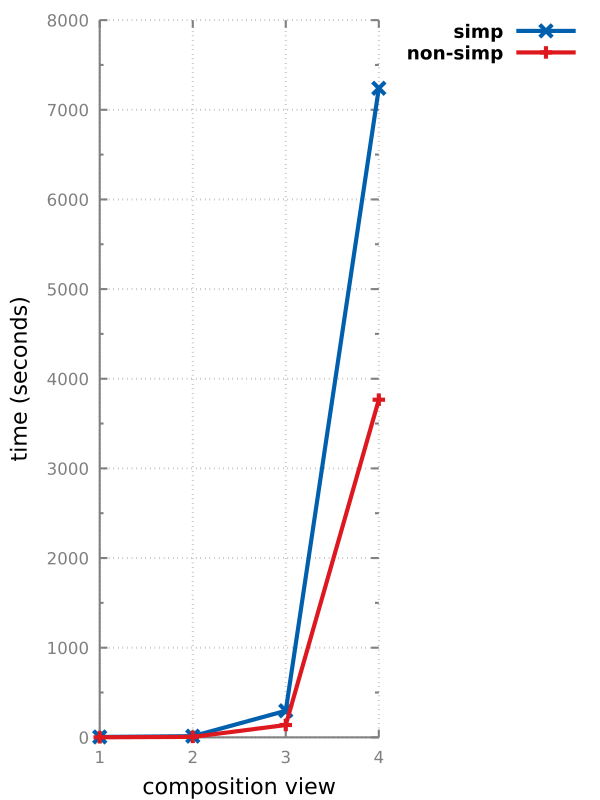

This chart was generated by the following gnuplot code:
reset
set termoption dash
set autoscale y
set for [i=1:9] linetype i dashtype i
set style line 80 lt -1 lc rgb "#808080"
set style line 81 lt 0  # dashed
set style line 81 lt rgb "#808080"
set grid back linestyle 81
set border 3 back linestyle 80
# set style line 1 lt rgb "#A00000" lw 2 pt 13 ps 0.5
# set style line 2 lt rgb "#00A000" lw 2 pt 6 ps 0.5
# set style line 3 lt rgb "#5060D0" lw 2 pt 2 ps 1
# set style line 4 lt rgb "#EE82EE" lw 2 pt 9 ps 0.5

set style line 1 lt rgb "black" lw 0.5 pt 13 ps 1
set style line 2 lt rgb "black" lw 0.5 pt 6 ps 1
set style line 3 lt rgb "black" lw 0.5 pt 2 ps 1
set style line 4 lt rgb "black" lw 0.5 pt 9 ps 1
set style line 8 lt rgb "black" lw 0.5 pt 1 ps 1
set style line 5 lt rgb "#A00000" lw 2 pt 3 ps 1
set style line 6 lt rgb "#00A000" lw 3 pt 5 ps 1
set style line 7 lt rgb "#5060D0" lw 3 pt 7 ps 1
#set style line 8 lt rgb "#F25900" lw 2 pt 1 ps 1
set style line 11 lt -1 lc rgb "#A00000" lw 3 
set style line 12 lt -1 lc rgb "#00A000" lw 3
set style line 13 lt -1 lc rgb "#5060D0" lw 3
set style line 14 lt 1 lc rgb "#F25900" lw 3

set style line 15 \
    linecolor rgb '#0060ad' \
    linetype 1 linewidth 2 \
    pointtype 2 pointsize 1.5
set style line 16 \
    linecolor rgb '#dd181f' \
    linetype 1 linewidth 2 \
    pointtype 1 pointsize 1.5


set terminal pdfcairo enhanced color lw 3 size 6,8 font 'Gill sans,18'
# set key top left
set key autotitle columnhead
set key right outside #horizontal center
set key font 'Gill Sans Bold,20'
set key spacing 1
# set xtics 0.2 nomirror font 'Gill Sans,24'
# set ytics 0.2 nomirror font 'Gill Sans,24'
set mxtics 3
set mytics 2

set xtics ("R13" 0, "R13" 1, "R14" 2, "R15" 3)
# set yrange [0:1]
# set xrange [0:1] 

# set title 'Is Possible - Recursion'
set title font 'Gill Sans,15'
# # set xrange [0:11]
# # set yrange [0:1]
set xlabel "composition view" font 'Gill Sans,24'
set ylabel "time (seconds)" font 'Gill Sans,24' #offset -1,0,0 

# eval('plot itr_time' )



# plot 'recur_all_101.dat' using 2:1 title 'P1-rc' linestyle 14#smooth unique  
# replot 'recur_all_101.dat' using 3:1 title 'P3-rc' linestyle 4#smooth unique
# replot 'recur_all_101.dat' using 4:1 title 'p4-rc' linestyle 2#smooth unique
# replot 'recur_all_101.dat' using 5:1 title 'ALL-rc' linestyle 3#smooth unique
set output "linear_trend.pdf"

plot 'trend15.dat' using ($2):xtic(1) title 'simp' with linespoints linestyle 15, '' using ($3) title "non-simp" with linespoints linestyle 16
# replot 'recur_all_101.dat' using 3:1 title 'P3-rc' with p linestyle 3 #smooth unique
# replot 'recur_all_101.dat' using 4:1 title 'P4-rc' with p linestyle 2 #smooth unique
# replot 'recur_all_101.dat' using 5:1 title 'all-rc' with p linestyle 4 #smooth unique
# replot 'recur_all_101.dat' using 6:1 title 'all-z3time' with p linestyle 1 #smooth unique

unset output  
